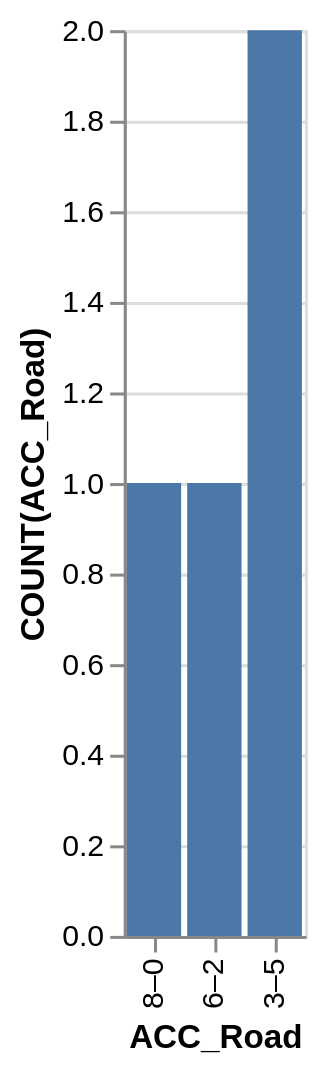

The Vega-Lite source for this figure:
### Vega-Lite specification from a JSON file in a GitHub repository (floating-point values rounded to 4 significant figures)
{"data": {"values": [{"x_data": "8–0", "y_data": 1}, {"x_data": "6–2", "y_data": 1}, {"x_data": "3–5", "y_data": 2}]}, "mark": "bar", "encoding": {"x": {"field": "x_data", "type": "nominal", "title": "ACC_Road", "sort": "descending"}, "y": {"field": "y_data", "type": "quantitative", "title": "COUNT(ACC_Road)"}}}
